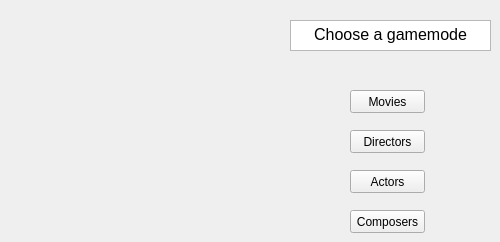
     <widget class="QWidget" name="NewGame">
      <widget class="QTextBrowser" name="choose_text">
       <property name="geometry">
        <rect>
         <x>290</x>
         <y>20</y>
         <width>201</width>
         <height>31</height>
        </rect>
       </property>
       <property name="html">
        <string>&lt;!DOCTYPE HTML PUBLIC &quot;-//W3C//DTD HTML 4.0//EN&quot; &quot;http://www.w3.org/TR/REC-html40/strict.dtd&quot;&gt;
&lt;html&gt;&lt;head&gt;&lt;meta name=&quot;qrichtext&quot; content=&quot;1&quot; /&gt;&lt;meta charset=&quot;utf-8&quot; /&gt;&lt;style type=&quot;text/css&quot;&gt;
p, li { white-space: pre-wrap; }
hr { height: 1px; border-width: 0; }
li.unchecked::marker { content: &quot;\2610&quot;; }
li.checked::marker { content: &quot;\2612&quot;; }
&lt;/style&gt;&lt;/head&gt;&lt;body style=&quot; font-family:'.AppleSystemUIFont'; font-size:13pt; font-weight:400; font-style:normal;&quot;&gt;
&lt;p align=&quot;center&quot; style=&quot; margin-top:0px; margin-bottom:0px; margin-left:0px; margin-right:0px; -qt-block-indent:0; text-indent:0px;&quot;&gt;&lt;span style=&quot; font-family:'MS Shell Dlg 2'; font-size:12pt;&quot;&gt;Choose a gamemode&lt;/span&gt;&lt;/p&gt;&lt;/body&gt;&lt;/html&gt;</string>
       </property>
      </widget>
      <widget class="QPushButton" name="movie_mode_button">
       <property name="geometry">
        <rect>
         <x>350</x>
         <y>90</y>
         <width>75</width>
         <height>23</height>
        </rect>
       </property>
       <property name="text">
        <string>Movies</string>
       </property>
      </widget>
      <widget class="QPushButton" name="directors_mode_button">
       <property name="geometry">
        <rect>
         <x>350</x>
         <y>130</y>
         <width>75</width>
         <height>23</height>
        </rect>
       </property>
       <property name="text">
        <string>Directors</string>
       </property>
      </widget>
      <widget class="QPushButton" name="actors_mode_button">
       <property name="geometry">
        <rect>
         <x>350</x>
         <y>170</y>
         <width>75</width>
         <height>23</height>
        </rect>
       </property>
       <property name="text">
        <string>Actors</string>
       </property>
      </widget>
      <widget class="QPushButton" name="composers_mode_button">
       <property name="geometry">
        <rect>
         <x>350</x>
         <y>210</y>
         <width>75</width>
         <height>23</height>
        </rect>
       </property>
       <property name="text">
        <string>Composers</string>
       </property>
      </widget>
     </widget>
